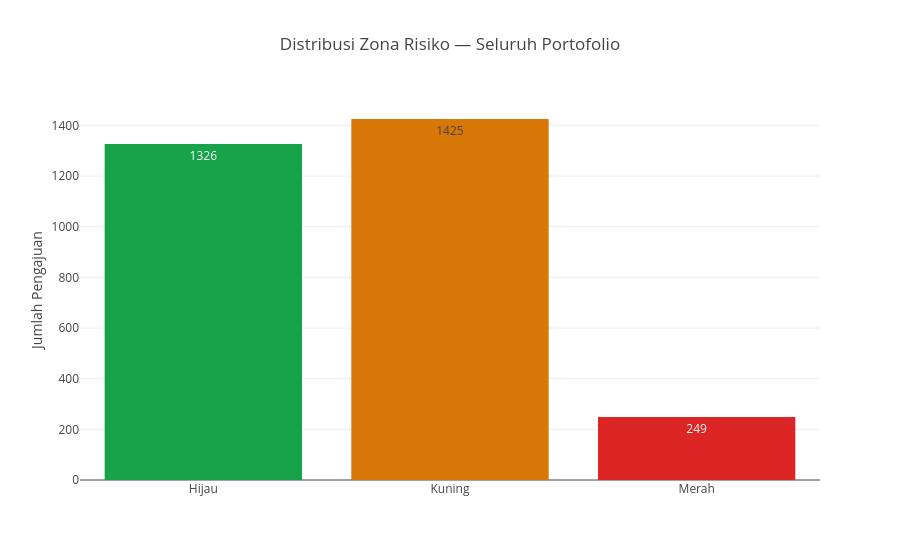

Notebook code cell kept with this figure:
### Markdown cell above
## Alur 5 Halaman Dashboard

| Halaman | Isi | Interaksi |
|---|---|---|
| **Overview** (`app.py`) | KPI (total pengajuan, approval rate, rata-rata risk score, nominal disetujui), distribusi zona risiko, validasi hard rule DHN, fairness check approval rate per gender, komposisi nasabah, ringkasan per cabang | Filter: cabang, industri, rentang tanggal |
| **Daftar Pengajuan** | Tabel seluruh pengajuan dengan kolom hasil scoring, warna baris mengikuti zona/keputusan | Filter sidebar (cabang, industri, keputusan, zona, range risk score, pencarian nama/ID) + tombol lihat detail |
| **Detail Nasabah** | 6 kartu agent (skor, status, catatan) + 1 kartu Risk Agent (keputusan akhir, jenis kredit, nominal, tenor, bunga) untuk satu nasabah terpilih | Pilih ID pengajuan (atau lanjut dari Daftar Pengajuan) |
| **Simulasi** | Form input manual lengkap → jalankan pipeline live → tampilkan kartu hasil yang sama seperti Detail Nasabah | Isi form lalu submit — tidak menyentuh dataset asli |
| **Monitoring Portofolio** | Breakdown zona risiko per cabang & per industri (stacked bar), heatmap risk score cabang×industri, ranking approval rate per cabang | Tidak ada filter — tampilan agregat seluruh portofolio |

Dua halaman (**Detail Nasabah** & **Simulasi**) berbagi komponen render yang sama dari `utils/ui_components.py` (`render_full_result`), jadi tampilan kartu agent konsisten di keduanya walau sumber datanya beda (baris dataset vs input form).

Berikut reproduksi dua visual kunci dari **Overview** dan **Monitoring Portofolio** langsung dari `df` yang sudah discoring di atas:

### Code cell
import plotly.express as px

ZONE_COLORS = {"Hijau": "#16a34a", "Kuning": "#d97706", "Merah": "#dc2626"}
ZONE_ORDER = ["Hijau", "Kuning", "Merah"]

# --- Sama seperti panel "Distribusi Zona Risiko" di halaman Overview ---
zone_counts = df["zone"].value_counts().reindex(ZONE_ORDER).fillna(0).reset_index()
zone_counts.columns = ["zone", "count"]
fig = px.bar(zone_counts, x="zone", y="count", color="zone", color_discrete_map=ZONE_COLORS,
             text="count", title="Distribusi Zona Risiko — Seluruh Portofolio")
fig.update_layout(showlegend=False, xaxis_title=None, yaxis_title="Jumlah Pengajuan")
fig.show()

# --- Validasi hard rule DHN — sama seperti panel di Overview ---
dhn_yes = df[df["status_dhn"] == "Ya"]
pct_rejected = (dhn_yes["decision"] == "Tidak Layak").mean() * 100 if len(dhn_yes) else 100.0
print(f"Nasabah DHN 'Ya' otomatis Tidak Layak: {pct_rejected:.1f}% (idealnya 100%)")

### Figure 1 — Plotly figure (JSON) as saved in the notebook; plotly's stock layout.template omitted (floating-point values rounded to 4 significant figures)
{"data": [{"alignmentgroup": "True", "hovertemplate": "zone=%{x}<br>count=%{text}<extra></extra>", "legendgroup": "Hijau", "marker": {"color": "#16a34a", "pattern": {"shape": ""}}, "name": "Hijau", "offsetgroup": "Hijau", "orientation": "v", "showlegend": true, "text": [1326], "textposition": "auto", "type": "bar", "x": ["Hijau"], "xaxis": "x", "y": [1326], "yaxis": "y"}, {"alignmentgroup": "True", "hovertemplate": "zone=%{x}<br>count=%{text}<extra></extra>", "legendgroup": "Kuning", "marker": {"color": "#d97706", "pattern": {"shape": ""}}, "name": "Kuning", "offsetgroup": "Kuning", "orientation": "v", "showlegend": true, "text": [1425], "textposition": "auto", "type": "bar", "x": ["Kuning"], "xaxis": "x", "y": [1425], "yaxis": "y"}, {"alignmentgroup": "True", "hovertemplate": "zone=%{x}<br>count=%{text}<extra></extra>", "legendgroup": "Merah", "marker": {"color": "#dc2626", "pattern": {"shape": ""}}, "name": "Merah", "offsetgroup": "Merah", "orientation": "v", "showlegend": true, "text": [249], "textposition": "auto", "type": "bar", "x": ["Merah"], "xaxis": "x", "y": [249], "yaxis": "y"}], "layout": {"barmode": "relative", "legend": {"title": {"text": "zone"}, "tracegroupgap": 0}, "showlegend": false, "title": {"text": "Distribusi Zona Risiko — Seluruh Portofolio"}, "xaxis": {"anchor": "y", "categoryarray": ["Hijau", "Kuning", "Merah"], "categoryorder": "array", "domain": [0, 1], "title": {}}, "yaxis": {"anchor": "x", "domain": [0, 1], "title": {"text": "Jumlah Pengajuan"}}}}
